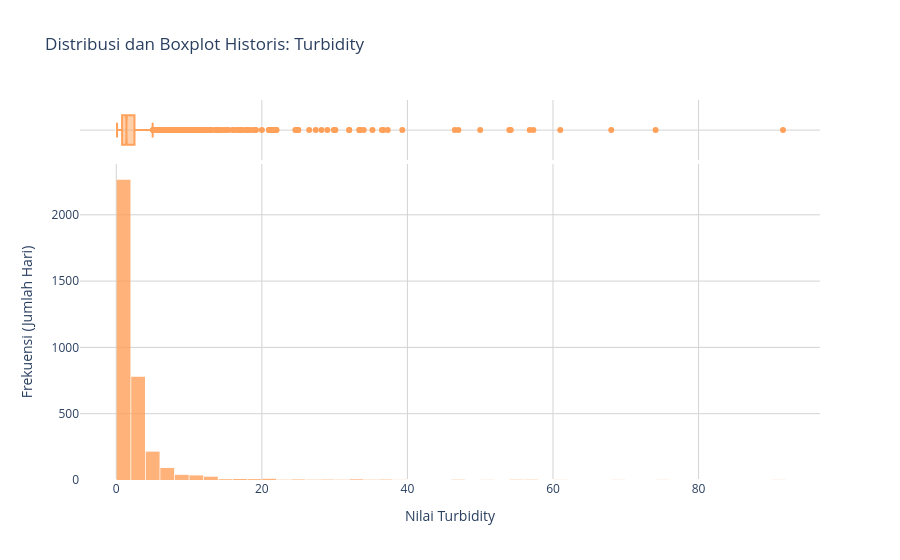

Notebook source saved alongside this figure:
### Markdown cell above
### Step 3.D - Turbidity

### Code cell
fig = px.histogram(
    df, 
    x='Turbidity', 
    marginal="box", 
    title="Distribusi dan Boxplot Historis: Turbidity",
    color_discrete_sequence=['#FFA15A'],
    opacity=0.8,
    nbins=50 
)

fig.update_layout(
    xaxis_title="Nilai Turbidity",
    yaxis_title="Frekuensi (Jumlah Hari)",
    bargap=0.05,
    plot_bgcolor='white'
)

fig.update_xaxes(showgrid=True, gridwidth=1, gridcolor='LightGray')
fig.update_yaxes(showgrid=True, gridwidth=1, gridcolor='LightGray')

fig.show()

### Figure 1 — Plotly figure (JSON) as saved in the notebook; plotly's stock layout.template omitted (floating-point values rounded to 4 significant figures; data arrays with more than 128 entries replaced by an {"elided": "..."} marker saying what was removed)
{"data": [{"bingroup": "x", "hovertemplate": "Turbidity=%{x}<br>count=%{y}<extra></extra>", "legendgroup": "", "marker": {"color": "#FFA15A", "opacity": 0.8, "pattern": {"shape": ""}}, "name": "", "nbinsx": 50, "orientation": "v", "showlegend": false, "type": "histogram", "x": {"elided": "3652 float values"}, "xaxis": "x", "yaxis": "y"}, {"hovertemplate": "Turbidity=%{x}<extra></extra>", "legendgroup": "", "marker": {"color": "#FFA15A"}, "name": "", "notched": true, "showlegend": false, "type": "box", "x": {"elided": "3652 float values"}, "xaxis": "x2", "yaxis": "y2"}], "layout": {"bargap": 0.05, "barmode": "relative", "legend": {"tracegroupgap": 0}, "plot_bgcolor": "white", "title": {"text": "Distribusi dan Boxplot Historis: Turbidity"}, "xaxis": {"anchor": "y", "domain": [0, 1], "gridcolor": "LightGray", "gridwidth": 1, "showgrid": true, "title": {"text": "Nilai Turbidity"}}, "xaxis2": {"anchor": "y2", "domain": [0, 1], "gridcolor": "LightGray", "gridwidth": 1, "matches": "x", "showgrid": true, "showticklabels": false}, "yaxis": {"anchor": "x", "domain": [0, 0.8316], "gridcolor": "LightGray", "gridwidth": 1, "showgrid": true, "title": {"text": "Frekuensi (Jumlah Hari)"}}, "yaxis2": {"anchor": "x2", "domain": [0.8416, 1], "gridcolor": "LightGray", "gridwidth": 1, "matches": "y2", "showgrid": true, "showline": false, "showticklabels": false, "ticks": ""}}}
